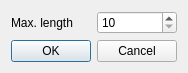
<?xml version="1.0" encoding="UTF-8"?>
<ui version="4.0">
 <class>TitleSplit</class>
 <widget class="QDialog" name="TitleSplit">
  <property name="geometry">
   <rect>
    <x>0</x>
    <y>0</y>
    <width>400</width>
    <height>95</height>
   </rect>
  </property>
  <property name="windowTitle">
   <string>Split titles</string>
  </property>
  <layout class="QGridLayout" name="gridLayout">
   <property name="sizeConstraint">
    <enum>QLayout::SetFixedSize</enum>
   </property>
   <item row="1" column="0">
    <widget class="QDialogButtonBox" name="buttonBox">
     <property name="orientation">
      <enum>Qt::Horizontal</enum>
     </property>
     <property name="standardButtons">
      <set>QDialogButtonBox::Cancel|QDialogButtonBox::Ok</set>
     </property>
    </widget>
   </item>
   <item row="0" column="0">
    <layout class="QHBoxLayout" name="horizontalLayout">
     <item>
      <widget class="QLabel" name="label">
       <property name="text">
        <string>Max. length</string>
       </property>
      </widget>
     </item>
     <item>
      <widget class="QSpinBox" name="maxLength">
       <property name="minimum">
        <number>10</number>
       </property>
       <property name="maximum">
        <number>1000000000</number>
       </property>
      </widget>
     </item>
    </layout>
   </item>
  </layout>
 </widget>
 <resources/>
 <connections>
  <connection>
   <sender>buttonBox</sender>
   <signal>accepted()</signal>
   <receiver>TitleSplit</receiver>
   <slot>accept()</slot>
   <hints>
    <hint type="sourcelabel">
     <x>248</x>
     <y>254</y>
    </hint>
    <hint type="destinationlabel">
     <x>157</x>
     <y>274</y>
    </hint>
   </hints>
  </connection>
  <connection>
   <sender>buttonBox</sender>
   <signal>rejected()</signal>
   <receiver>TitleSplit</receiver>
   <slot>reject()</slot>
   <hints>
    <hint type="sourcelabel">
     <x>316</x>
     <y>260</y>
    </hint>
    <hint type="destinationlabel">
     <x>286</x>
     <y>274</y>
    </hint>
   </hints>
  </connection>
 </connections>
</ui>
